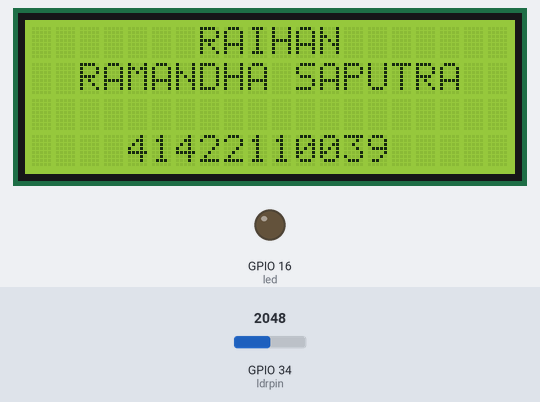
Bench run of a sketch on a simulated ESP32. On the bench: 20×4 character LCD, output pins drawn as LEDs (lit = HIGH). Inputs (shaded band) come from the test bench; at power-on: GPIO 34 (ldrpin) = 2048. WiFi joins after 1.5 s; servers stay silent unless stated; uploads are accepted with an empty reply; what the sketch prints to the serial monitor is not drawn.

Above: at 1.6 s.
At 5.8 s:
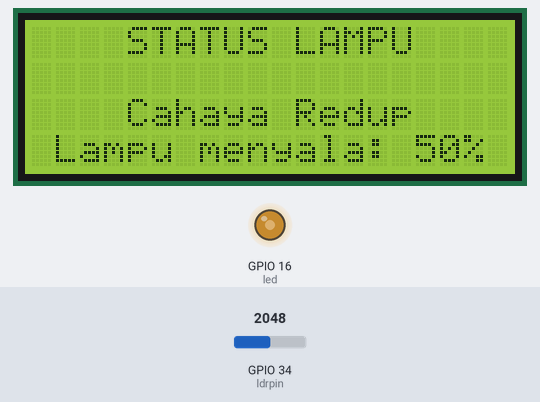
5.9 s: GPIO 34 (ldrpin) set to 3027
9.9 s: GPIO 34 (ldrpin) set to 3148
At 11.3 s:
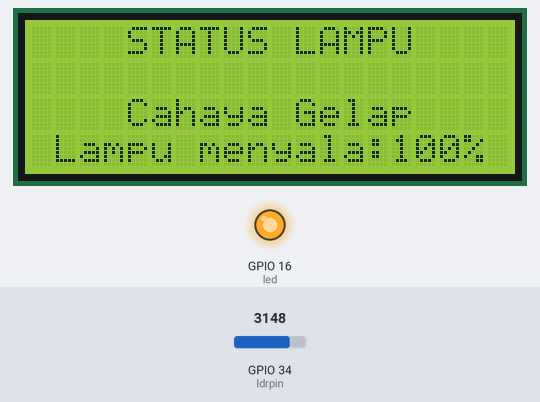
13.9 s: GPIO 34 (ldrpin) set to 0
At 15.5 s:
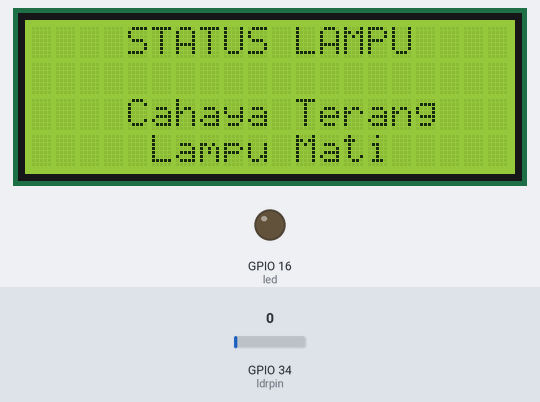
17.9 s: GPIO 34 (ldrpin) set to 1453
20.7 s: GPIO 34 (ldrpin) set to 1534
At 23.7 s:
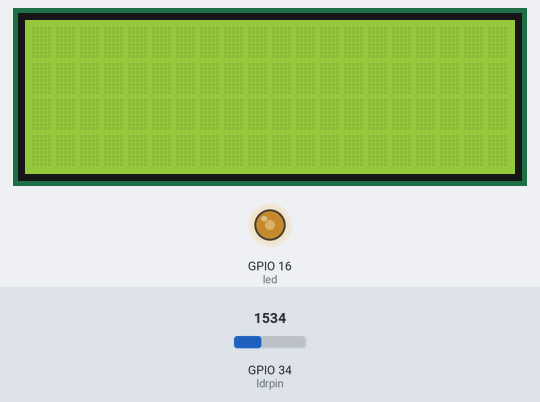
24.7 s: GPIO 34 (ldrpin) set to 1460
At 27.3 s:
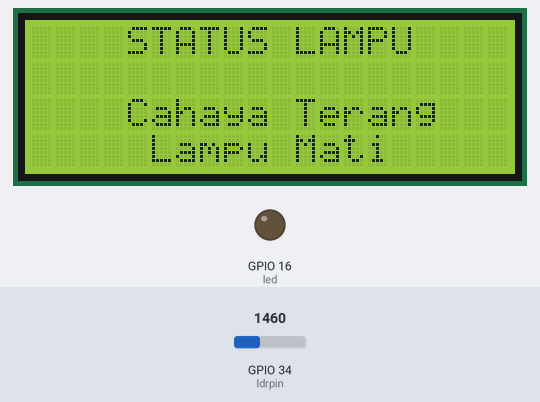
Timing chart, 0 to 28.8 s (numbered marks = the images above; inputs shaded):
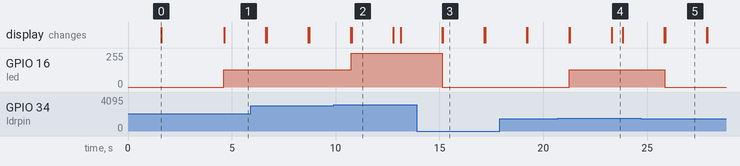

Measured:
- the behaviour switches between 3091 and 3092 on GPIO 34 (ldrpin) (found by bisection; images 1 and 2)
- the behaviour switches between 1499 and 1500 on GPIO 34 (ldrpin) (found by bisection; images 3 and 4)
- after the input at 9.9 s, GPIO 16 (led): 128/255 → 255/255 after 0.85 s; the display: first differs from a run without the input after 0.87 s (image 2)
- after the input at 13.9 s, GPIO 16 (led): 255/255 → 0/255 after 1.2 s; the display: first differs from a run without the input after 1.3 s (image 3)
- after the input at 20.7 s, GPIO 16 (led): 0/255 → 128/255 after 0.56 s; the display: first differs from a run without the input after 0.58 s (image 4 shows a later state)
- after the input at 24.7 s, GPIO 16 (led): 128/255 → 0/255 after 1.1 s; the display: first differs from a run without the input after 1.2 s (image 5)
- what the display in image 0 shows lasts 3.0 s, from 1.6 s to 4.6 s

The sketch:

DB_TB2.ino
```cpp
// Include Library Arduino
#include <Wire.h>
#include <LiquidCrystal_I2C.h>
#include <WiFi.h>
#include <WiFiClient.h>
#include <HTTPClient.h>
#include <ThingSpeak.h>

int led = 16;
int ldrpin = 34;
float resistance;
float voltage;
int lampStatus = 0;

LiquidCrystal_I2C lcd(0x27, 20, 4);
WiFiClient client;

char ssid[] = "BarraIbnuHasan";
char pass[] = "barraibnuhasan12";

// ThingSpeak
unsigned long myChannelNumber = 2731279;
const char* myWriteAPIKey = "5W135KE9DSF5K9GI";

int ledBrightness = 0;  // Brightness value (0-255)

void setup()
{
  pinMode(led, OUTPUT);
  pinMode(ldrpin, INPUT);
  Serial.begin(9600);

  WiFi.begin(ssid, pass);
  while (WiFi.status() != WL_CONNECTED)
  {
    delay(500);
    Serial.print(".");
  }
  Serial.println("Connected to WiFi");


  lcd.init();
  lcd.backlight();
  lcd.setCursor(7, 0);
  lcd.print("RAIHAN");
  lcd.setCursor(2, 1);
  lcd.print("RAMANDHA SAPUTRA");
  lcd.setCursor(4, 3);
  lcd.print("41422110039");
  delay(3000);
  lcd.clear();

  ThingSpeak.begin(client);
}

unsigned long lastSendTime = 0;            // Menyimpan waktu terakhir pengiriman
const unsigned long sendInterval = 20000;  // Interval pengiriman data ke database dalam milidetik (20 detik)

unsigned long lastThingSpeakTime = 0;            // Pengiriman ke ThingSpeak
const unsigned long thingSpeakInterval = 10000;  // Interval pengiriman data ke ThingSpeak (10 detik)

void loop()
{
  unsigned long currentMillis = millis();  // Deklarasikan di awal loop

  // These constants should match the photoresistor's "gamma" and "rl10" attributes
  const float GAMMA = 0.7;
  const float RL10 = 50;

  int analogValue = analogRead(ldrpin);
  Serial.print("Analog Value : ");
  Serial.println(analogValue);

  int light = analogRead(ldrpin);
  float voltage = light / 4096. * 5;
  float resistance = 2000 * voltage / (1 - voltage / 5);
  float lux = pow(RL10 * 1e3 * pow(10, GAMMA) / resistance, (1 / GAMMA));

  Serial.print("Lux : ");
  Serial.println(lux, 2);

  lcd.setCursor(4, 0);
  lcd.print("STATUS LAMPU");

  String textStatus;

  // Lampu Menyala 50%
  if (analogValue >= 1500 && analogValue < 3092)
  {
    ledBrightness = 128;
    analogWrite(led, ledBrightness);
    lcd.setCursor(4, 2);
    lcd.print("Cahaya Redup");
    lcd.setCursor(1, 3);
    lcd.print("Lampu menyala: 50%");
    delay(2000);
    lcd.clear();

    lampStatus = 50;
    textStatus = "On";

  }
  else if (analogValue >= 3092)
  {
    ledBrightness = 255;
    analogWrite(led, ledBrightness);
    lcd.setCursor(4, 2);
    lcd.print("Cahaya Gelap");
    lcd.setCursor(1, 3);
    lcd.print("Lampu menyala:100%");
    delay(2000);
    lcd.clear();

    lampStatus = 100;
    textStatus = "On";
  }
  else
  {
    ledBrightness = 0;
    analogWrite(led, ledBrightness);
    lcd.setCursor(4, 2);
    lcd.print("Cahaya Terang");
    lcd.setCursor(5, 3);
    lcd.print("Lampu Mati");
    lampStatus = 0;
    textStatus = "Off";
    delay(2000);
    lcd.clear();
  }

  // Pengiriman data ke ThingSpeak
  if (currentMillis - lastThingSpeakTime >= thingSpeakInterval)
  {
    lastThingSpeakTime = currentMillis;
    if (WiFi.status() == WL_CONNECTED)
    {
      ThingSpeak.setField(1, analogValue);
      ThingSpeak.setField(2, lux);

      int response = ThingSpeak.writeFields(myChannelNumber, myWriteAPIKey);
      if (response == 200) {
        Serial.println("Data sent to ThingSpeak successfully.");
      }
      else
      {
        Serial.print("Error sending data to ThingSpeak: ");
        Serial.println(response);
      }
    }
    else
    {
      Serial.println("WiFi disconnected.");
    }
  }

  if (currentMillis - lastSendTime >= sendInterval)
  {
    lastSendTime = currentMillis;

    String url = "https://192.168.0.133/iot_final/api/create.php?analog_value=" + String(analogValue) + "&lux_value=" + String(lux) + "&lamp_percentage=" + String(lampStatus);

    HTTPClient http;
    http.begin(url);
    int httpResponseCode = http.GET();

    if (httpResponseCode > 0)
    {
      String response = http.getString();
      Serial.println(httpResponseCode);
      Serial.println(response);
    }
    else
    {
      Serial.print("Error on sending GET: ");
      Serial.println(httpResponseCode);
    }

    http.end();
  }
}
```
